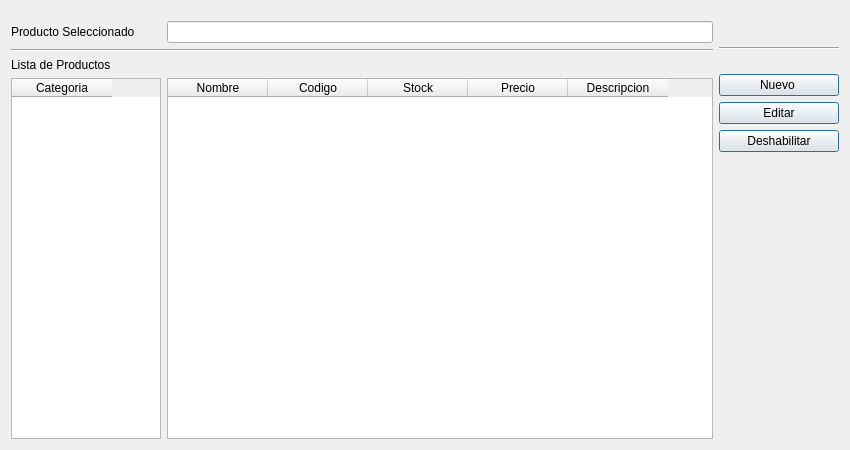
<?xml version="1.0" encoding="UTF-8"?>
<ui version="4.0">
 <class>UI_PRODUCTO</class>
 <widget class="QWidget" name="UI_PRODUCTO">
  <property name="geometry">
   <rect>
    <x>0</x>
    <y>0</y>
    <width>850</width>
    <height>450</height>
   </rect>
  </property>
  <property name="windowTitle">
   <string>Form</string>
  </property>
  <layout class="QGridLayout" name="gridLayout_4">
   <item row="0" column="0">
    <layout class="QGridLayout" name="gridLayout_3">
     <item row="0" column="0" colspan="2">
      <spacer name="horizontalSpacer_2">
       <property name="orientation">
        <enum>Qt::Horizontal</enum>
       </property>
       <property name="sizeType">
        <enum>QSizePolicy::Expanding</enum>
       </property>
       <property name="sizeHint" stdset="0">
        <size>
         <width>10</width>
         <height>10</height>
        </size>
       </property>
      </spacer>
     </item>
     <item row="1" column="0">
      <widget class="QLabel" name="label">
       <property name="text">
        <string>Producto Seleccionado </string>
       </property>
      </widget>
     </item>
     <item row="1" column="1">
      <widget class="QLineEdit" name="lineEdit"/>
     </item>
     <item row="3" column="0">
      <widget class="QLabel" name="label_2">
       <property name="text">
        <string>Lista de Productos </string>
       </property>
      </widget>
     </item>
     <item row="4" column="0">
      <widget class="QTableWidget" name="tableWidget">
       <property name="minimumSize">
        <size>
         <width>100</width>
         <height>0</height>
        </size>
       </property>
       <property name="maximumSize">
        <size>
         <width>150</width>
         <height>16777215</height>
        </size>
       </property>
       <column>
        <property name="text">
         <string>Categoria</string>
        </property>
       </column>
      </widget>
     </item>
     <item row="4" column="1">
      <widget class="QTableWidget" name="tableWidget_2">
       <column>
        <property name="text">
         <string>Nombre</string>
        </property>
       </column>
       <column>
        <property name="text">
         <string>Codigo</string>
        </property>
       </column>
       <column>
        <property name="text">
         <string>Stock</string>
        </property>
       </column>
       <column>
        <property name="text">
         <string>Precio</string>
        </property>
       </column>
       <column>
        <property name="text">
         <string>Descripcion</string>
        </property>
       </column>
      </widget>
     </item>
     <item row="2" column="0" colspan="2">
      <widget class="Line" name="line">
       <property name="orientation">
        <enum>Qt::Horizontal</enum>
       </property>
      </widget>
     </item>
    </layout>
   </item>
   <item row="0" column="1">
    <layout class="QGridLayout" name="gridLayout_2">
     <item row="0" column="0">
      <spacer name="horizontalSpacer">
       <property name="orientation">
        <enum>Qt::Horizontal</enum>
       </property>
       <property name="sizeType">
        <enum>QSizePolicy::Fixed</enum>
       </property>
       <property name="sizeHint" stdset="0">
        <size>
         <width>120</width>
         <height>10</height>
        </size>
       </property>
      </spacer>
     </item>
     <item row="1" column="0">
      <layout class="QGridLayout" name="gridLayout">
       <item row="4" column="0">
        <widget class="QPushButton" name="pushButton_ModificarProducto">
         <property name="text">
          <string>   Editar   </string>
         </property>
         <property name="icon">
          <iconset resource="Icons/Icons.qrc">
           <normaloff>:/Icons/1348112116_file_edit.png</normaloff>:/Icons/1348112116_file_edit.png</iconset>
         </property>
         <property name="iconSize">
          <size>
           <width>32</width>
           <height>32</height>
          </size>
         </property>
         <property name="shortcut">
          <string>Ctrl+M</string>
         </property>
         <property name="autoDefault">
          <bool>false</bool>
         </property>
         <property name="default">
          <bool>true</bool>
         </property>
         <property name="flat">
          <bool>false</bool>
         </property>
        </widget>
       </item>
       <item row="3" column="0">
        <widget class="QPushButton" name="pushButton_NuevoProducto">
         <property name="text">
          <string>   Nuevo    </string>
         </property>
         <property name="icon">
          <iconset resource="Icons/Icons.qrc">
           <normaloff>:/Icons/1348112114_notification_add.png</normaloff>:/Icons/1348112114_notification_add.png</iconset>
         </property>
         <property name="iconSize">
          <size>
           <width>32</width>
           <height>32</height>
          </size>
         </property>
         <property name="shortcut">
          <string>Ctrl+N</string>
         </property>
         <property name="default">
          <bool>true</bool>
         </property>
         <property name="flat">
          <bool>false</bool>
         </property>
        </widget>
       </item>
       <item row="1" column="0">
        <widget class="Line" name="line_2">
         <property name="orientation">
          <enum>Qt::Horizontal</enum>
         </property>
        </widget>
       </item>
       <item row="0" column="0">
        <spacer name="verticalSpacer_2">
         <property name="orientation">
          <enum>Qt::Vertical</enum>
         </property>
         <property name="sizeType">
          <enum>QSizePolicy::Fixed</enum>
         </property>
         <property name="sizeHint" stdset="0">
          <size>
           <width>20</width>
           <height>26</height>
          </size>
         </property>
        </spacer>
       </item>
       <item row="2" column="0">
        <spacer name="verticalSpacer_3">
         <property name="orientation">
          <enum>Qt::Vertical</enum>
         </property>
         <property name="sizeType">
          <enum>QSizePolicy::Fixed</enum>
         </property>
         <property name="sizeHint" stdset="0">
          <size>
           <width>20</width>
           <height>18</height>
          </size>
         </property>
        </spacer>
       </item>
      </layout>
     </item>
     <item row="3" column="0">
      <spacer name="verticalSpacer">
       <property name="orientation">
        <enum>Qt::Vertical</enum>
       </property>
       <property name="sizeHint" stdset="0">
        <size>
         <width>20</width>
         <height>118</height>
        </size>
       </property>
      </spacer>
     </item>
     <item row="2" column="0">
      <widget class="QPushButton" name="pushButton_DeshabilitarProducto">
       <property name="text">
        <string>   Deshabilitar   </string>
       </property>
       <property name="icon">
        <iconset resource="Icons/Icons.qrc">
         <normaloff>:/Icons/notification_error.png</normaloff>:/Icons/notification_error.png</iconset>
       </property>
       <property name="iconSize">
        <size>
         <width>32</width>
         <height>32</height>
        </size>
       </property>
       <property name="shortcut">
        <string>Ctrl+D</string>
       </property>
       <property name="default">
        <bool>true</bool>
       </property>
       <property name="flat">
        <bool>false</bool>
       </property>
      </widget>
     </item>
    </layout>
   </item>
  </layout>
 </widget>
 <resources>
  <include location="Icons/Icons.qrc"/>
 </resources>
 <connections/>
</ui>
